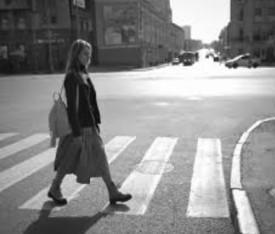
#> input picture A01/images/mulher_faixa_pedestre_pb.jpg, 275 x 234 px, found by its file name
$ python main.py
#> lines starting #> are read from the running program, lines starting #| are printed output that depends on the picture; after the words box and inside, x2 and y2 are one past the last pixel; in counts of white or black regions, pixels touching at a corner belong together
from PIL import Image
import numpy as np
import matplotlib.pyplot as plt


img_pil = Image.open('./A01/images/mulher_faixa_pedestre_pb.jpg')
#> img_pil is the input picture: PIL image 275x234 L; min 8, max 255, mean 138.6
img_np = np.array(img_pil)
dados = f"Dimensões da imagem: {img_np.shape} (altura x largura x canais)\n"
dados += f"Modo da imagem: {img_pil.mode}\n"
dados += f"Formato da imagem: {img_pil.format}\n"

img_np[40:65, 70:95] = 255
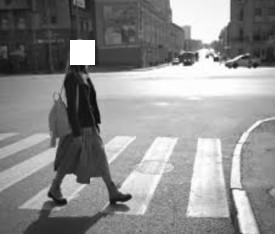
#> img_np: shape (234, 275); 0.97% of pixels changed, all inside (x1, y1, x2, y2) = (70, 40, 95, 65)

fig = plt.figure(figsize=(6, 4))
imgplot = plt.imshow(img_np)
plt.show()

print(f"Imagem\n\n{dados}")
#| Imagem
#| Dimensões da imagem: (234, 275) (altura x largura x canais)
#| Modo da imagem: L
#| Formato da imagem: JPEG

#display(img_pil)
